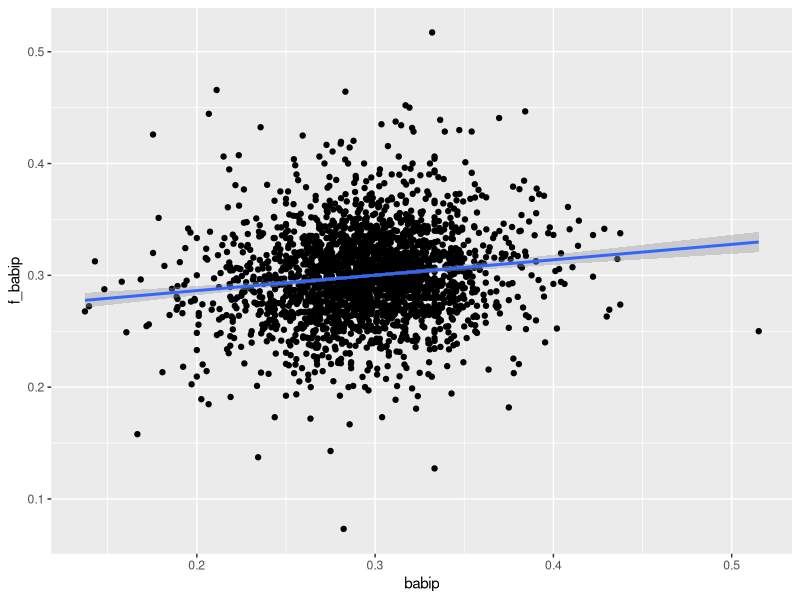

This chart was generated by the following R code:

# load packages to access alternative R commands

library(data.table)
library(ggplot2)

# load data from disk
# MLB data from 2010-2016

pitching <- as.data.table(read.csv('player_pitching.csv'))
lw <- as.data.table(read.csv('linear_weights.csv'))

# count BIP and find BABIP

pitching[, bip := ab - k - hr + sf]
pitching[, babip := (h - hr) / bip]

# link season data to next year data

pit_seasons <- merge(pitching, pitching[, list(pitcher_id, season = season-1, f_bip = bip, f_babip = babip)],
                      by=c('pitcher_id', 'season'))
pit_seasons[, harm_mean := 2/(1/bip + 1/f_bip)]

# very little consistency in pitcher BABIP!

qplot(data=pit_seasons[harm_mean >= 50], x=babip, y=f_babip) + geom_smooth(method='lm')
pit_seasons[harm_mean >= 50, cor(babip, f_babip)]

# so DIPS theory (defense-independent pitching statistics) asks how we can evaluate pitchers without
# depending on what happens on what happens when batters put the ball in play

# count BIP events

bip <- pitching[season == 2016, list(b1 = sum(h-b2-b3-hr), b2 = sum(b2), b3 = sum(b3), bip_out = sum(bip-h), bip = sum(bip))]

# what is RV of BIP?

bip_val <-  bip[, ( b1*lw[event == '1b', linear_weight]
                  + b2*lw[event == '2b', linear_weight]
                  + b3*lw[event == '3b', linear_weight]
                  + bip_out*lw[event == 'bip_out', linear_weight]) / bip ]

# subtract from linear weight values to get lw relative to bip

lw[event %in% c('hr','bb','hbp','k'), fip_constant := (linear_weight - bip_val)*9]

# usually round these to 13, 3, and -2

# FIP = (13*HR + 3*BB + 3*HBP - 2*K)/IP + const
# const = Lg ERA - (13*LgHR + 3*LgBB + 3*LgHBP - 2*LgK)/LgIP

